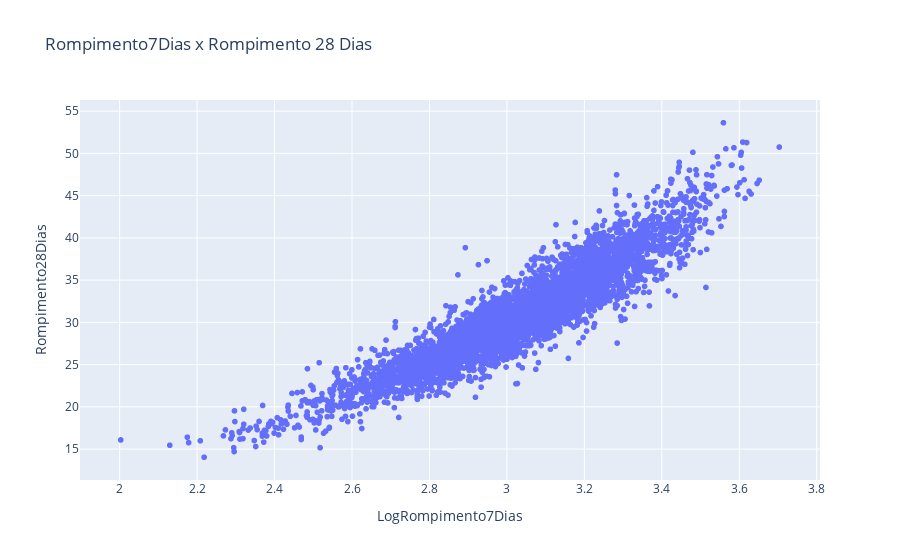

Notebook code cell kept with this figure:
### Code cell
fig = px.scatter(dados_aglomerante, x="LogRompimento7Dias", y="Rompimento28Dias", title='Rompimento7Dias x Rompimento 28 Dias')
fig.show()

### Figure 1 — Plotly figure (JSON) as saved in the notebook; plotly's stock layout.template omitted (floating-point values rounded to 4 significant figures; data arrays with more than 128 entries replaced by an {"elided": "..."} marker saying what was removed)
{"data": [{"hovertemplate": "LogRompimento7Dias=%{x}<br>Rompimento28Dias=%{y}<extra></extra>", "legendgroup": "", "marker": {"color": "#636efa", "symbol": "circle"}, "mode": "markers", "name": "", "showlegend": false, "type": "scattergl", "x": {"elided": "4327 float values"}, "xaxis": "x", "y": {"elided": "4327 float values"}, "yaxis": "y"}], "layout": {"legend": {"tracegroupgap": 0}, "title": {"text": "Rompimento7Dias x Rompimento 28 Dias"}, "xaxis": {"anchor": "y", "domain": [0, 1], "title": {"text": "LogRompimento7Dias"}}, "yaxis": {"anchor": "x", "domain": [0, 1], "title": {"text": "Rompimento28Dias"}}}}
